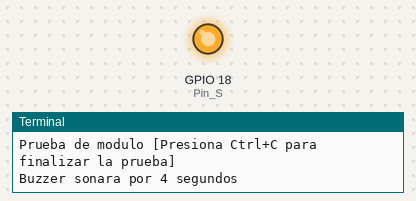
Bench run of a program on a simulated Raspberry Pi (BCM pin numbers). Shown: output pins drawn as LEDs (lit = HIGH), the last lines printed to the terminal.

Above: at 2.0 s.
At 6.0 s:
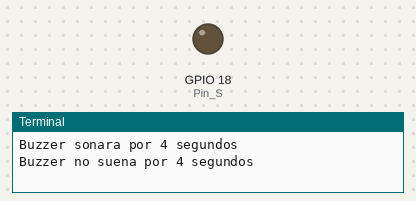
Timing chart, 0 to 10.4 s (numbered marks = the images above):
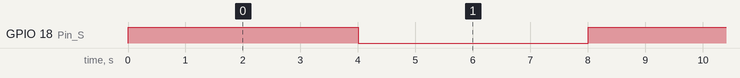

Measured:
- by itself, GPIO 18 (Pin_S): alternates HIGH for 4.0 s and LOW for 4.0 s

The program:

KY-012pi.py
```python
import RPi.GPIO as GPIO
import time

GPIO.setmode(GPIO.BCM)
Pin_S = 18
GPIO.setup(Pin_S,GPIO.OUT,initial = GPIO.LOW)

print("Prueba de modulo [Presiona Ctrl+C para finalizar la prueba]")

try:
    while True:
        print("Buzzer sonara por 4 segundos")
        GPIO.output(Pin_S,GPIO.HIGH)
        time.sleep(4)
        print("Buzzer no suena por 4 segundos")
        GPIO.output(Pin_S,GPIO.LOW)
        time.sleep(4)

except KeyboardInterrupt:
    GPIO.cleanup()
```
